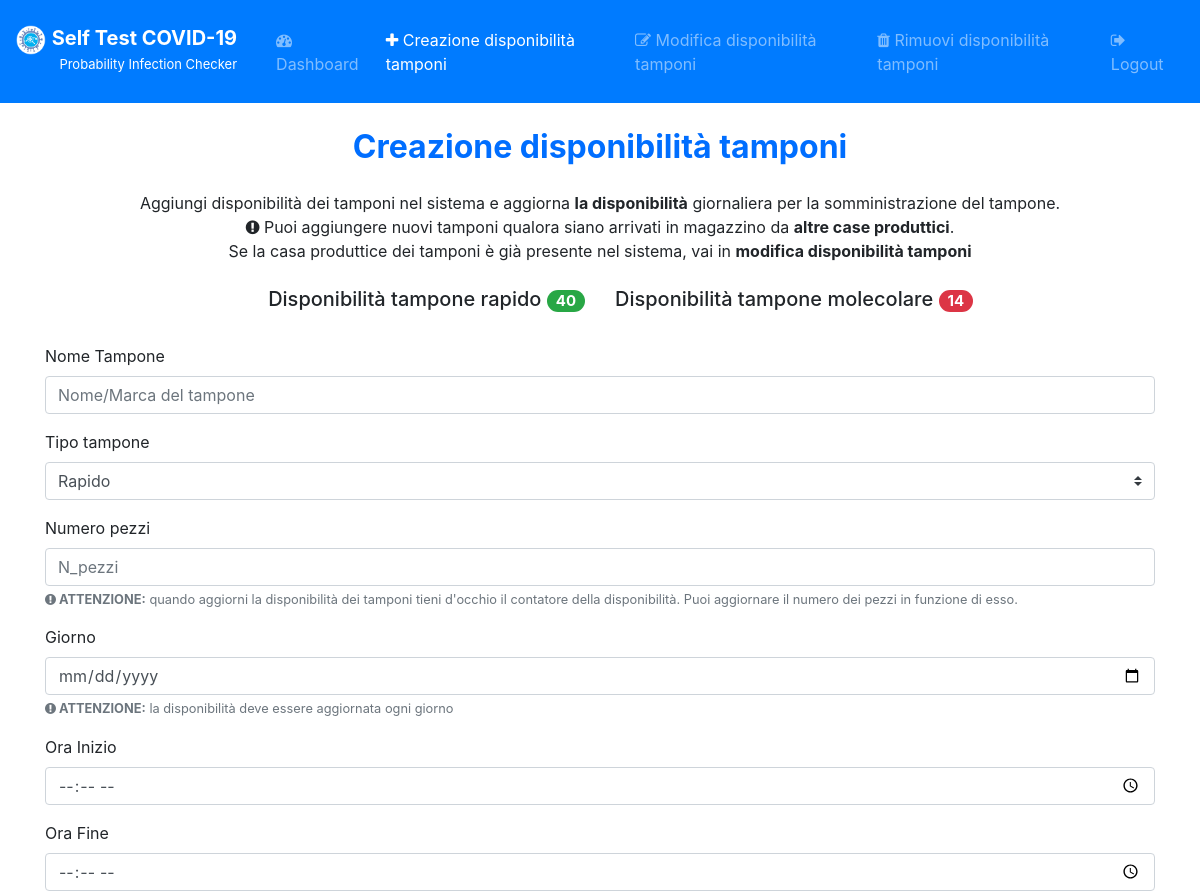
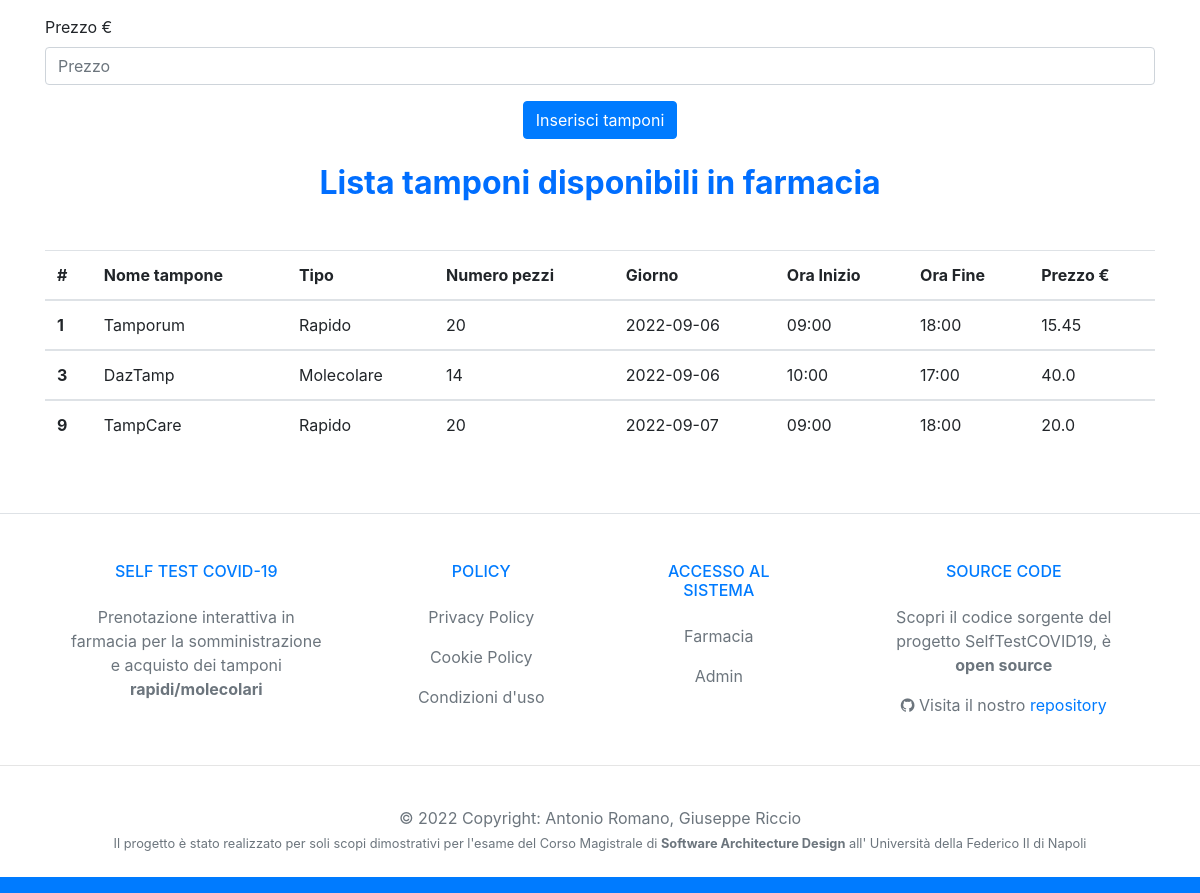
The app's page /creazioneDisponibilitaTamponi (signed in) with its own data (2 pictures, top to bottom).
### tables this page shows
CREATE TABLE `Tamponi` (
	ID INTEGER PRIMARY KEY AUTOINCREMENT,
	NomeTampone VARCHAR(50),
	Tipo VARCHAR(10),
	N_pezzi INTEGER,
	Giorno DATE,
	OraInizio TIME,
	OraFine TIME,
	Prezzo FLOAT,
	ID_Farmacia INTEGER,
	UNIQUE(NomeTampone,ID_Farmacia)
);

### controllers/GestioneDisponibilitàController.py (the view, shortened to what this page needs)
def creaDisponibilitaTamponi():
    msg_error = ""
    if 'loggedin' in session:
        connection = connectDB()
        tamponi = connection.execute('SELECT * FROM Tamponi WHERE ID_Farmacia = ?',(session['id'],)).fetchall()
        totaleRapido = connection.execute('SELECT COALESCE(SUM(N_pezzi),0) as TOT FROM Tamponi WHERE tipo = ? AND ID_Farmacia = ?',('Rapido',session['id'],)).fetchall()
        totaleMolecolare = connection.execute('SELECT COALESCE(SUM(N_pezzi),0) as TOT FROM Tamponi WHERE tipo = ? AND ID_Farmacia = ?',('Molecolare',session['id'],)).fetchall()
        connection.close()
    else:
        return redirect('/loginFarmacia')
    return render_template('/FarmaciaView/creazioneDisponibilitaTamponi.html',tamponi=tamponi, totaleRapido=totaleRapido, totaleMolecolare=totaleMolecolare, msg_error=msg_error)

### models/DB.py (called while the page is built)
def connectDB():
    connection = sqlite3.connect('./models/selftestcovid19.db')
    connection.row_factory = sqlite3.Row
    return connection

### templates/FarmaciaView/creazioneDisponibilitaTamponi.html (shortened to what this page needs)
<!doctype html>
<html lang="it">
<head>
  <link rel="stylesheet" href="https://cdnjs.cloudflare.com/ajax/libs/font-awesome/4.7.0/css/font-awesome.min.css">
  <link rel="stylesheet" href="https://stackpath.bootstrapcdn.com/bootstrap/4.3.1/css/bootstrap.min.css">
</head>
<body>
  <nav class="navbar navbar-expand-lg navbar-dark bg-primary">
    <div style="margin-top: 10px; margin-right: 15px;">
      <a class="navbar-brand" href="#">
        <img src="/static/logo.png" width="30" height="30" alt="">
        <span style="margin-top: 10px; color: white; font-size: 20px ;"><b>Self Test COVID-19</b><br>
          <p style="font-size: small; text-align: right;">Probability Infection Checker</p></a></span>
    </div>
    <div class="collapse navbar-collapse" id="navbarSupportedContent">
      <ul class="navbar-nav mr-auto">
        <li class="nav-item">
          <a class="nav-link" href="/dashboardFarmacia"><i class="fa fa-tachometer" aria-hidden="true"></i>
            Dashboard</a>
        </li>
        <li class="nav-item active">
          <a class="nav-link" href="#"><i class="fa fa-plus" aria-hidden="true"></i> Creazione disponibilità
            tamponi<span class="sr-only">(current)</span></a>
        </li>
        <li class="nav-item">
          <a class="nav-link" href="/modificaDisponibilitaTamponi"><i class="fa fa-pencil-square-o"
              aria-hidden="true"></i> Modifica disponibilità tamponi</a>
        </li>
        <li class="nav-item">
          <a class="nav-link" href="/rimuoviDisponibilitaTamponi"><i class="fa fa-trash" aria-hidden="true"></i> Rimuovi
            disponibilità tamponi</a>
        </li>
      </ul>
      <ul class="navbar-nav ml-auto">
        <li class="nav-item">
          <a class="nav-link" href="/logout"><i class="fa fa-sign-out" aria-hidden="true"></i> Logout</a>
        </li>
      </ul>
    </div>
  </nav>
  <div class="container">
    <center>
      <h2 class="text-center" style="margin: 25px;"><b><span style="color: #006eff;">
            Creazione disponibilità tamponi</span></b></h2>
      <h7>Aggiungi disponibilità dei tamponi nel sistema e aggiorna <b>la disponibilità</b> giornaliera per la
        somministrazione del tampone. <br>
        <i class="fa fa-exclamation-circle" aria-hidden="true"></i> Puoi aggiungere nuovi tamponi qualora siano arrivati
        in magazzino da <b>altre case produttici</b>. <br>
        Se la casa produttice dei tamponi è già presente nel sistema, vai in <b>modifica disponibilità tamponi</b>
      </h7>
    </center>
  </div>
  <div class="flex justify-content-center my-4">
    <div class="row">
      <div class="col">
        {% for totaleRap in totaleRapido %}
        <h5 style="text-align: right;"> Disponibilità tampone rapido
          <span class="badge badge-pill badge-success"> {{totaleRap.TOT}} </span></h3>
          {% endfor %}
      </div>
      <div class="col">
        {% for totaleMol in totaleMolecolare %}
        <h5 style="text-align: left;"> Disponibilità tampone molecolare
          <span class="badge badge-pill badge-danger"> {{totaleMol.TOT}} </span></h3>
          {% endfor %}
      </div>
    </div>
  </div>
  <div class="container">
    <form method="POST">
      <div class="form-group">
        <label for="NomeTampone">Nome Tampone</label>
        <input type="text" class="form-control" name="NomeTampone" placeholder="Nome/Marca del tampone" required>
      </div>
      <div class="form-group">
        <label for="Tipo">Tipo tampone</label>
        <select class="custom-select" name="Tipo" id="Tipo">
          <option value="Rapido">Rapido</option>
        </select>
      </div>
      <div class="form-group">
        <label for="N_pezzi">Numero pezzi</label>
        <input type="number" class="form-control" name="N_pezzi" placeholder="N_pezzi" required>
        <small id="npezziHelp" class="form-text text-muted"><b><i class="fa fa-exclamation-circle"
              aria-hidden="true"></i> ATTENZIONE:</b> quando aggiorni la disponibilità dei tamponi tieni d'occhio il
          contatore della disponibilità. Puoi aggiornare il numero dei pezzi in funzione di esso.</small>
      </div>
      <div class="form-group">
        <label for="Giorno">Giorno</label>
        <input type="date" class="form-control" name="Giorno" placeholder="Giorno" required>
        <small id="dateHelp" class="form-text text-muted"><b><i class="fa fa-exclamation-circle" aria-hidden="true"></i>
            ATTENZIONE:</b> la disponibilità deve essere aggiornata ogni giorno</small>
      </div>
      <div class="form-group">
        <label for="OraInizio">Ora Inizio</label>
        <input type="time" class="form-control" name="OraInizio" placeholder="Fascia oraria" required>
      </div>
      <div class="form-group">
        <label for="OraFine">Ora Fine</label>
        <input type="time" class="form-control" name="OraFine" placeholder="Fascia oraria" required>
      </div>
      <div class="form-group">
        <label for="Prezzo">Prezzo €</label>
        <input type="number" step="0.01" class="form-control" name="Prezzo" placeholder="Prezzo" required>
      </div>
      <div class="form-group text-center mt-3">
        <button type="submit" class="btn btn-primary">Inserisci tamponi</button>
      </div>
    </form>
  </div>
  <div class="container">
    <center>
      <h2 class="text-center" style="margin: 25px;"><b><span style="color: #006eff;">
            Lista tamponi disponibili in farmacia </span></b></h2>
      <div class="d-flex justify-content-center mt-5 table-responsive">
        <table class="table">
          <thead>
            <tr>
              <th scope="col">#</th>
              <th scope="col">Nome tampone</th>
              <th scope="col">Tipo</th>
              <th scope="col">Numero pezzi</th>
              <th scope="col">Giorno</th>
              <th scope="col">Ora Inizio</th>
              <th scope="col">Ora Fine</th>
              <th scope="col">Prezzo €</th>
            </tr>
          </thead>
          <tbody>
            {% for tampone in tamponi %}
            <tr>
              <th scope="row">{{ tampone.ID }}</th>
              <td>{{ tampone.NomeTampone }}</td>
              <td>{{ tampone.Tipo }}</td>
              <td>{{ tampone.N_pezzi }}</td>
              <td>{{ tampone.Giorno }}</td>
              <td>{{ tampone.OraInizio }}</td>
              <td>{{ tampone.OraFine }}</td>
              <td>{{ tampone.Prezzo }}</td>
            </tr>
          </tbody>
          {% endfor %}
        </table>
      </div>
    </center>
  </div>
</body>
<footer class="text-lg text-lg-start bg-white text-muted">
  <section class="d-flex justify-content-center justify-content-lg-between p-4 border-bottom">
  </section>
  <section class="">
    <div class="container text-center text-md-start mt-5">
      <div class="row mt-3">
        <div class="col-md-3 col-lg-4 col-xl-3 mx-auto mb-4">
          <h6 class="text-uppercase fw-bold mb-4  text-primary">
            Self Test COVID-19
          </h6>
          <p>
            Prenotazione interattiva in farmacia per la somministrazione e acquisto dei tamponi <b>rapidi/molecolari</b>
          </p>
        </div>
        <div class="col-md-2 col-lg-2 col-xl-2 mx-auto mb-4">
          <h6 class="text-uppercase fw-bold mb-4  text-primary">
            Policy
          </h6>
          <p>
            <a href="#!" class="text-reset">Privacy Policy</a>
          </p>
          <p>
            <a href="#!" class="text-reset">Cookie Policy</a>
          </p>
          <p>
            <a href="#!" class="text-reset">Condizioni d'uso</a>
          </p>
        </div>
        <div class="col-md-3 col-lg-2 col-xl-2 mx-auto mb-4">
          <h6 class="text-uppercase fw-bold mb-4  text-primary">
            Accesso al sistema
          </h6>
          <p>
            <a href="/loginFarmacia" class="text-reset">Farmacia</a>
          </p>
          <p>
            <a href="/loginAdmin" class="text-reset">Admin</a>
          </p>
        </div>
        <div class="col-md-4 col-lg-3 col-xl-3 mx-auto mb-md-0 mb-4">
          <h6 class="text-uppercase fw-bold mb-4  text-primary">SOURCE CODE</h6>
          <p>Scopri il codice sorgente del progetto SelfTestCOVID19, è <b>open source</b></p>
          <p><i class="fa fa-github"></i> Visita il nostro <a href="https://github.com/giuseppericcio/SelfTestCovid19">repository</a></p>
        </div>
      </div>
    </div>
  </section>
  <hr>
  <div class="text-center p-4  text-muted" style="background-color: rgba(255, 255, 255, 0.05);">
    © 2022 Copyright:
    <a class="text-muted fw-bold">Antonio Romano, Giuseppe Riccio</a>
    <small id="dateHelp" class="form-text text-muted text-primary">Il progetto è stato realizzato per soli scopi
      dimostrativi per l'esame del Corso Magistrale di <b>Software Architecture Design</b> all' Università della
      Federico II di Napoli</small>
  </div>
</footer>
<nav class="navbar navbar-expand-lg navbar-dark bg-primary">
</nav>
</body>
</html>

### records on screen
Tamponi: ID "1", NomeTampone "Tamporum", Tipo "Rapido", N_pezzi "20", Giorno "2022-09-06", OraInizio "09:00", OraFine "18:00", Prezzo "15.45"
Tamponi: ID "3", NomeTampone "DazTamp", Tipo "Molecolare", N_pezzi "14", Giorno "2022-09-06", OraInizio "10:00", OraFine "17:00", Prezzo "40.0"
Tamponi: ID "9", NomeTampone "TampCare", Tipo "Rapido", N_pezzi "20", Giorno "2022-09-07", OraInizio "09:00", OraFine "18:00", Prezzo "20.0"

### other values on screen
{{ totaleRap.TOT }} "40"
{{ totaleMol.TOT }} "14"
